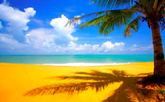
#> input picture pictures_color_clusters/beach.png, 165 x 102 px, shrunk from 516 x 318 before the run
$ python hw5.py
#> lines starting #> are read from the running program, lines starting #| are printed output that depends on the picture
from matplotlib import image
import numpy as np
from sklearn import cluster
from matplotlib import pyplot as plt


# A
def segement_image_with_kmeans(img, num_colors):
    x = img.reshape((img.shape[0] * img.shape[1]), img.shape[2])
    km = cluster.KMeans(n_clusters=num_colors, random_state=42).fit(x)
    segm_image = img.reshape((img.shape[0] * img.shape[1]), img.shape[2])
    labels = km.labels_
    centr = km.cluster_centers_
    for row in range(len(x)):
        label = labels[row]
        centroid = centr[label]
        segm_image[row] = centroid
    segm_image = segm_image.reshape(np.roll(img.shape, 0)).transpose(0, 1, 2)
    return segm_image


# B
def plot_segmented_images(original_img):
    plt.imshow(original_img)
    plt.axis('off')
    plt.title('original')
    plt.show()
    for k in [2, 4, 6, 8, 10]:
        image_ = np.copy(original_img)
        new_img = segement_image_with_kmeans(image_, k)
        plt.imshow(new_img)
        plt.axis('off')
        plt.title('There are ' + str(k) + ' colors')
        plt.show()


# C
def main_q_4():
    img1 = image.imread("beach.png")
#> img1 is the input picture: shape (102, 165, 3) float32; mean R, G, B 0.521, 0.564, 0.485
    img2 = image.imread("ladybug.png")
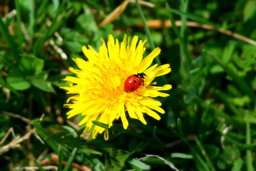
#> input picture pictures_color_clusters/ladybug.png, 256 x 171 px, shrunk from 800 x 533 before the run
#> img2 is the input picture: shape (171, 256, 3) float32; mean R, G, B 0.278, 0.372, 0.053
    img3 = image.imread("road.png")
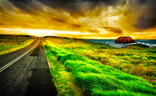
#> input picture pictures_color_clusters/road.png, 156 x 96 px, shrunk from 486 x 301 before the run
#> img3 is the input picture: shape (96, 156, 3) float32; mean R, G, B 0.462, 0.481, 0.104
    plot_segmented_images(img1)
#> the loop in plot_segmented_images, `for k in [2, 4, 6, 8, 10]:` made 5 passes
#> centr in segement_image_with_kmeans on pass 1: [[0.389, 0.646, 0.888], [0.667, 0.474, 0.0407]]
#> after the loop in plot_segmented_images, `for k in [2, 4, 6, 8, 10]:`:
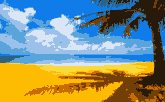
#> image_: shape (102, 165, 3) float32; mean R, G, B 0.521, 0.564, 0.485
    plot_segmented_images(img2)
#> the loop in plot_segmented_images (call 2), `for k in [2, 4, 6, 8, 10]:` made 5 passes
#> centr in segement_image_with_kmeans on pass 1: [[0.134, 0.266, 0.0405], [0.858, 0.798, 0.103]]
#> pass 1, in segement_image_with_kmeans (call 6), `segm_image = segm_image.reshape(np.roll(img.shape, 0)).transpose(0, 1,..`:
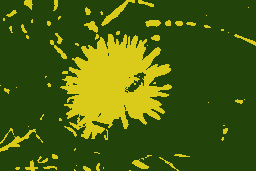
#> segm_image: shape (171, 256, 3) float32; mean R, G, B 0.278, 0.372, 0.0531
#> after the loop in plot_segmented_images (call 2), `for k in [2, 4, 6, 8, 10]:`:
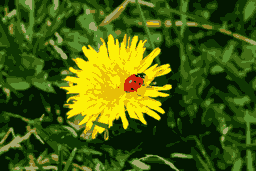
#> image_: shape (171, 256, 3) float32; mean R, G, B 0.278, 0.372, 0.053
    plot_segmented_images(img3)
#> the loop in plot_segmented_images (call 3), `for k in [2, 4, 6, 8, 10]:` made 5 passes
#> centr in segement_image_with_kmeans on pass 1: [[0.749, 0.691, 0.129], [0.242, 0.32, 0.0839]]
#> pass 1, in segement_image_with_kmeans (call 11), `segm_image = segm_image.reshape(np.roll(img.shape, 0)).transpose(0, 1,..`:
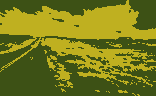
#> segm_image: shape (96, 156, 3) float32; mean R, G, B 0.462, 0.481, 0.104
#> after the loop in plot_segmented_images (call 3), `for k in [2, 4, 6, 8, 10]:`:
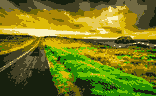
#> image_: shape (96, 156, 3) float32; mean R, G, B 0.462, 0.481, 0.104


if __name__ == '__main__':
    main_q_4()
